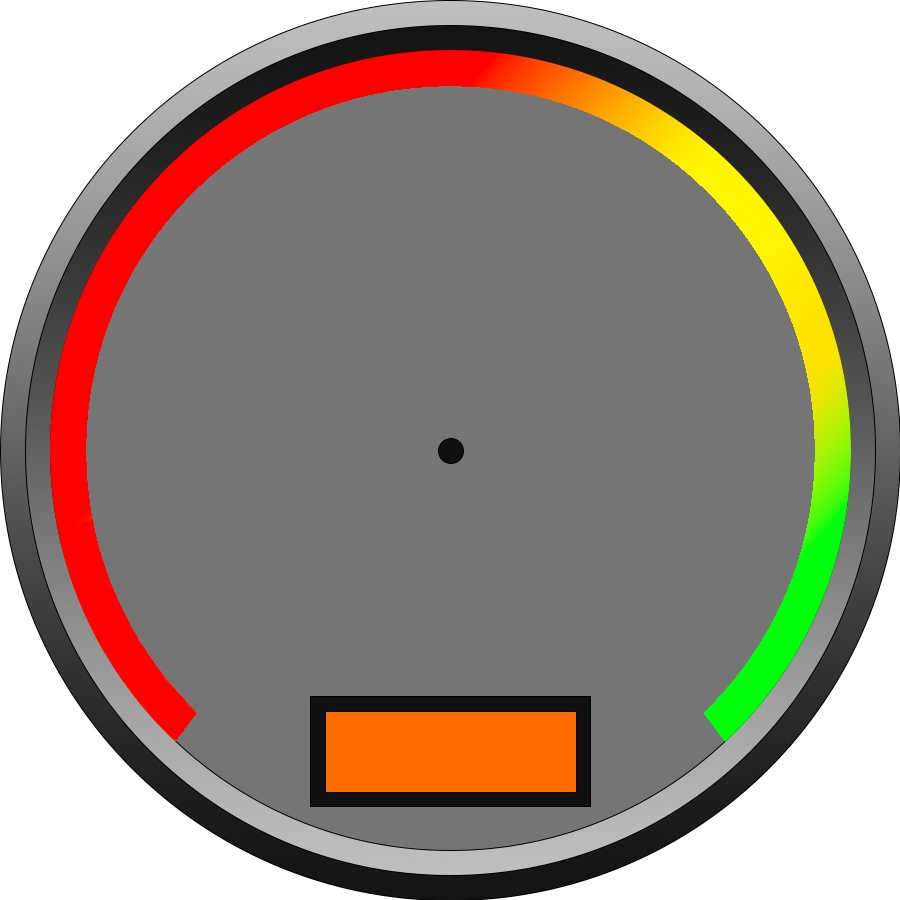
#> input picture desktop-application/app/graphics/dial.png, 900 x 900 px, found by its file name
$ python graphics.py
#> lines starting #> are read from the running program, lines starting #| are printed output that depends on the picture
import pandas as pd
import matplotlib.pyplot as plt
import dataframe_image as dfi
import math
import numpy as np
#from pylab import title, figure, xlabel, ylabel, xticks, bar, legend, axis, savefig, show, cla

from PIL import Image, ImageFont, ImageDraw
CUTOFF = 15

#This file will be used to create the images, graphs and tables within the powerpoint


#inittial image presets and font
dial = Image.open("./desktop-application/app/graphics/dial.png")
#> dial is the input picture: PIL image 900x900 RGBA; mean R, G, B, A 98.5, 86.1, 75.1, 200.7
#mf = ImageFont.truetype("./desktop-application/app/graphics/Nasa21-l23X.ttf", 100)
mf = ImageFont.truetype("./desktop-application/app/graphics/impact.ttf", 100)
sf = ImageFont.truetype("./desktop-application/app/graphics/impact.ttf", 50)
xsf = ImageFont.truetype("./desktop-application/app/graphics/impact.ttf", 75)
pointer = Image.open("./desktop-application/app/graphics/pointer.png")
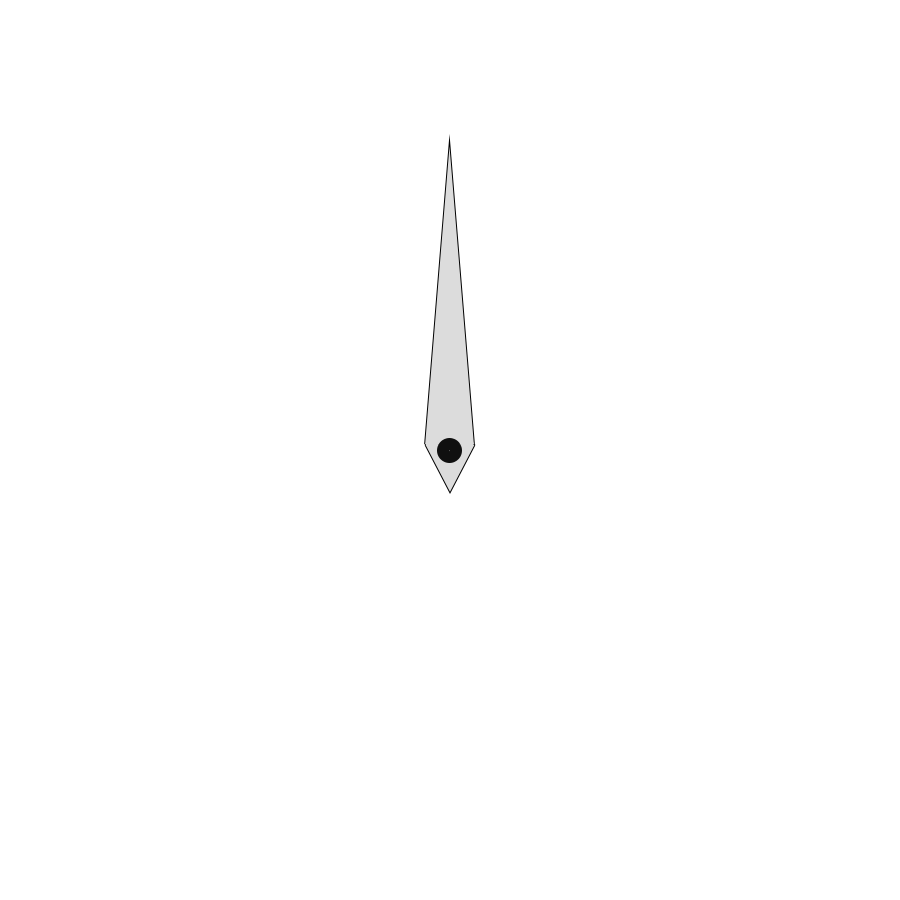
#> input picture desktop-application/app/graphics/pointer.png, 900 x 900 px, found by its file name
#> pointer is the input picture: PIL image 900x900 RGBA; mean R, G, B, A 251.3, 251.3, 251.3, 2.9
wordchart = Image.open("./desktop-application/app/graphics/wordchart.png")
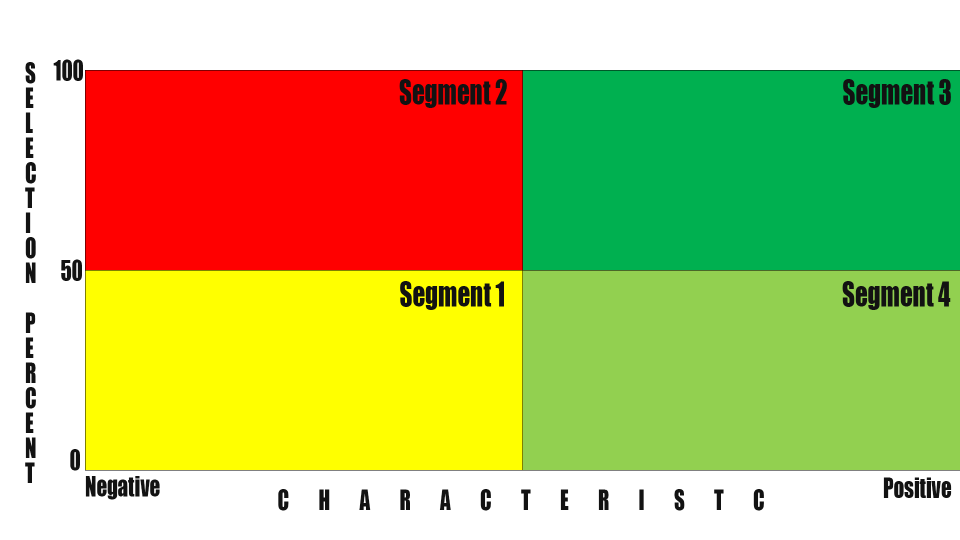
#> input picture desktop-application/app/graphics/wordchart.png, 1920 x 1080 px, found by its file name (shown at 1/2 size)
#> wordchart is the input picture: PIL image 1920x1080 RGBA; mean R, G, B, A 188.1, 185.2, 106.2, 255
#> (the run stopped early here; a loop or call above may not have finished)
